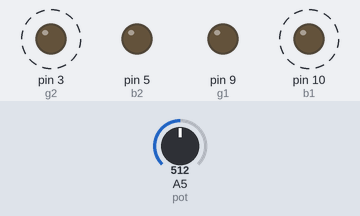
This sketch was run on a simulated Arduino Uno, built with avr-gcc and run on an emulated ATmega328P. Parts: output pins drawn as LEDs (lit = HIGH). Dashed ring = blinking. The inputs (shaded band) are chosen by the test bench; at power-on: A5 (pot) = 512. Pins used as bus, display or sensor lines are not drawn.

Above: at 1.8 s.
1.9 s: A5 (pot) set to 122
At 2.5 s:
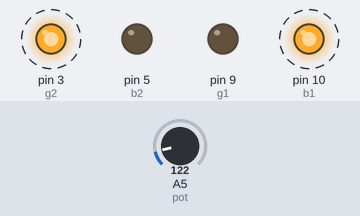
5.4 s: A5 (pot) set to 0
At 5.44 s:
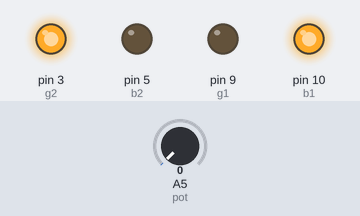
Timing chart, 0 to 14.9 s (numbered marks = the images above; inputs shaded):
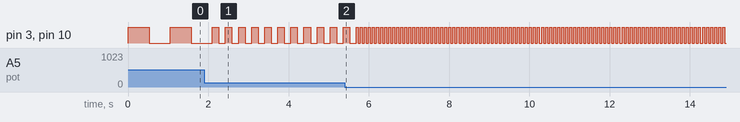

The sketch:

code.ino
```cpp
const int pot = A5;

// LED1
const int r1 = 11;
const int b1 = 10;
const int g1 = 9;

// LED2
const int r2 = 6;
const int b2 = 5;
const int g2 = 3;

void setLED1(int r, int g, int b) {
    analogWrite(r1, r);
    analogWrite(g1, g);
    analogWrite(b1, b);
}

void setLED2(int r, int g, int b) {
    analogWrite(r2, r);
    analogWrite(g2, g);
    analogWrite(b2, b);
}

void setup() {
    pinMode(r1, OUTPUT);
    pinMode(g1, OUTPUT);
    pinMode(b1, OUTPUT);
    pinMode(r2, OUTPUT);
    pinMode(g2, OUTPUT);
    pinMode(b2, OUTPUT);
}

void loop() {
    int potVal = analogRead(pot);
    int blinkDelay = map(potVal, 0, 1023, 50, 1000);

    setLED1(255, 0, 255);
    setLED2(255, 255, 0);
    delay(blinkDelay);

    setLED1(0, 0, 0);
    setLED2(0, 0, 0);
    delay(blinkDelay);
}
```

Measured:
- after the input at 1.9 s, pin 3 (g2), pin 10 (b1): alternates HIGH for 0.16 s and LOW for 0.16 s, starting after 0.36 s
- by itself, pin 3 (g2), pin 10 (b1): alternates HIGH for 0.53 s and LOW for 0.53 s
